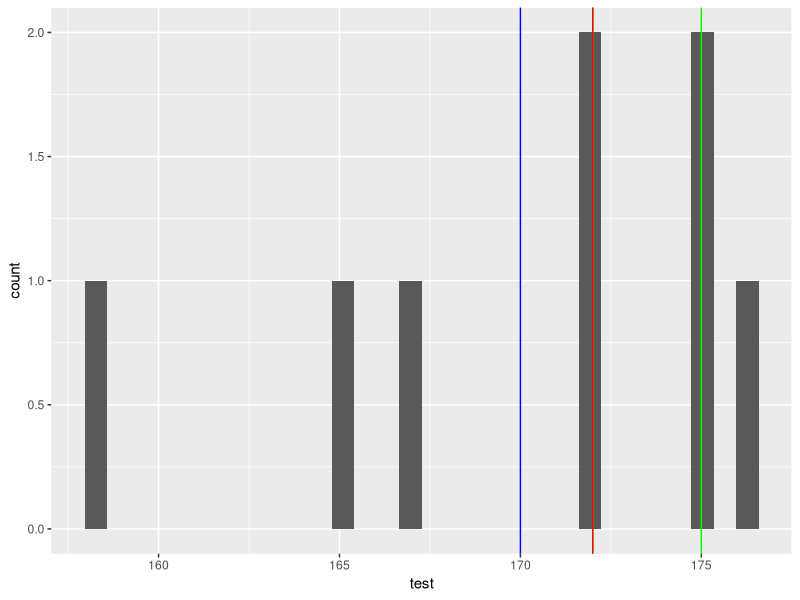
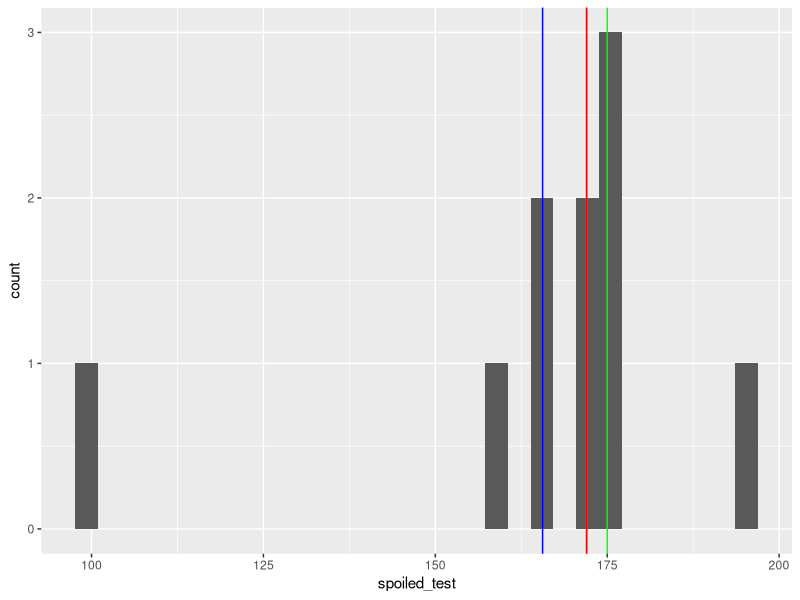
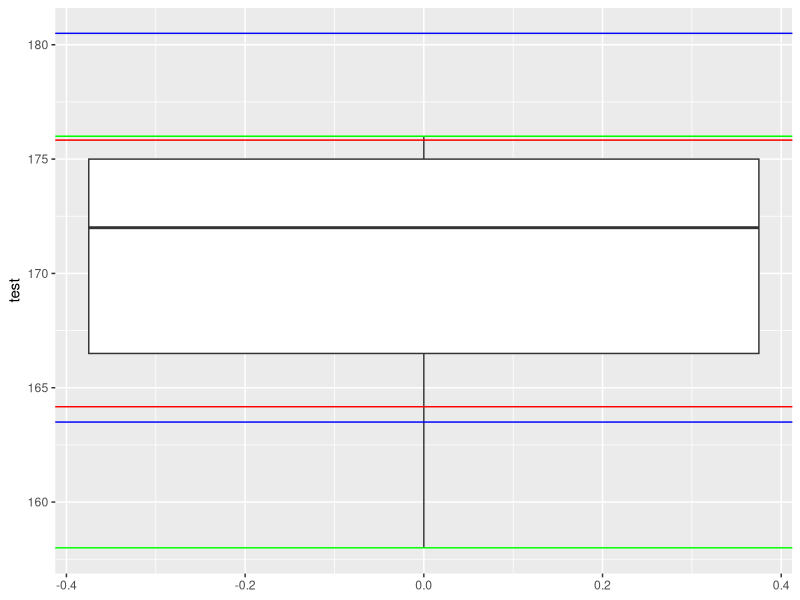
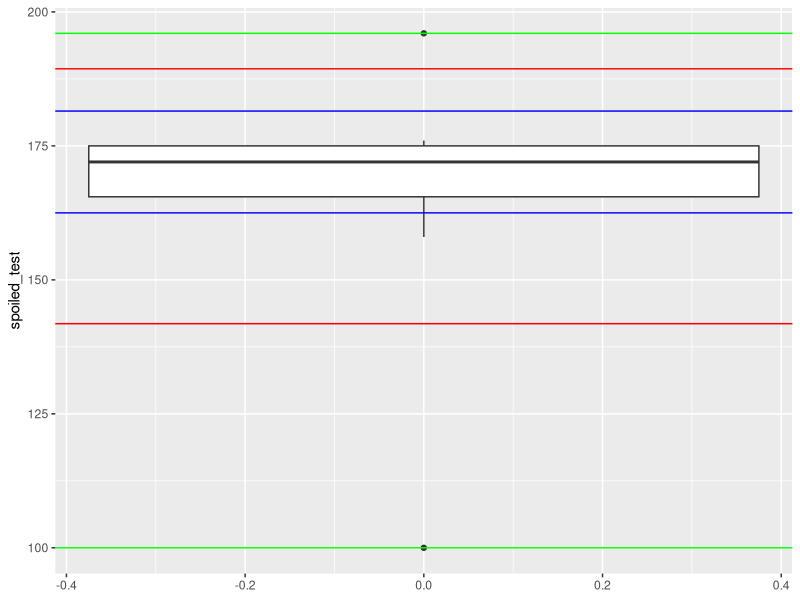
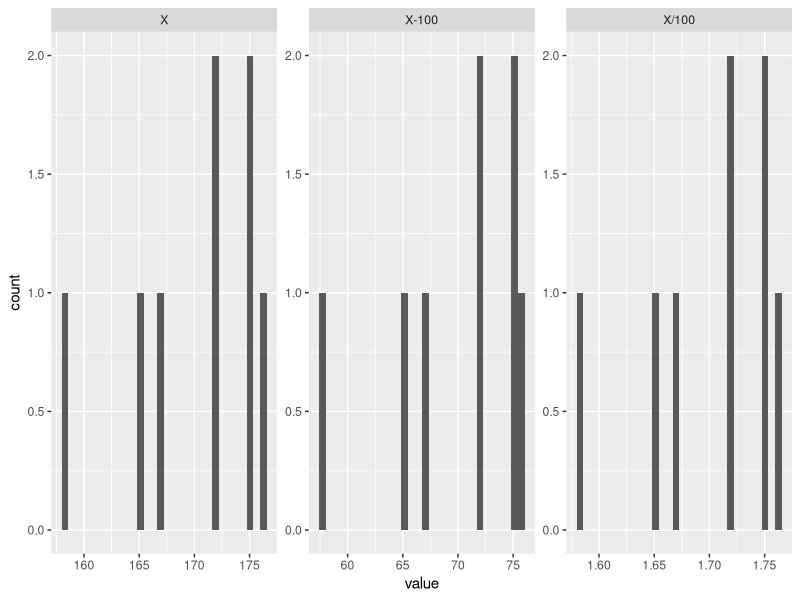
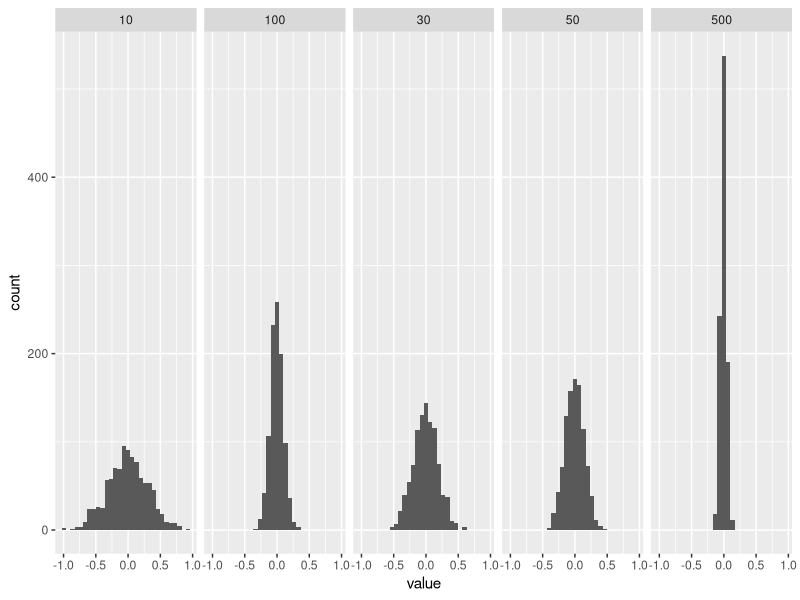

The R script that drew these images, in order:
## ---- chunk 1
knitr::opts_chunk$set(echo = TRUE)
## ---- chunk 2
library(ggplot2)
library(tidyr)
set.seed(42)
test <- c(175, 176, 165, 167, 172, 175, 158, 172)

# Mode
my_mode <- function(x) as.numeric(names(which(table(x) == max(table(x)))))
my_mode(test)

my_mean <- function(x) sum(x) / length(x)
mean(test)
my_mean(test)
mean(test, trim = 0.1)

my_median <- function(x) quantile(x, 1/2)
my_median(test)

# Add three lines for mean, median and mode at histogram
ggplot(as.data.frame(test), aes(x = test)) + 
  geom_histogram() +
  geom_vline(xintercept = my_mode(test), color = "green") + 
  geom_vline(xintercept = my_mean(test), color = "blue") + 
  geom_vline(xintercept = my_median(test), color = "red") 
  

# Spoil the sample
spoiled_test <- c(test, 196,100)

my_mode(spoiled_test)

my_mean(spoiled_test)

my_median(spoiled_test)

ggplot(as.data.frame(spoiled_test), aes(x = spoiled_test)) + 
  geom_histogram() +
  geom_vline(xintercept = my_mode(spoiled_test), color = "green") + 
  geom_vline(xintercept = my_mean(spoiled_test), color = "blue") + 
  geom_vline(xintercept = my_median(spoiled_test), color = "red") 
  
## ---- chunk 3
# write own implementation and check original test
my_range <- function(x) c(min(x),max(x))

my_range(test)

My_Var <- function(x) my_mean(x^2) - my_mean(x)^2

My_Var(test)

My_Sd <- function(x) sqrt(My_Var(x))

My_Sd(test)

My_IQR <- function(x) quantile(x, 3/4) - quantile(x, 1/4)

My_IQR(test)

ggplot(as.data.frame(test), aes(y = test)) +
  geom_boxplot() +
  geom_hline(yintercept = my_range(test), color = "green") +
  geom_hline(yintercept = c(my_mean(test) - My_Sd(test),
                            my_mean(test) +My_Sd(test)), 
             color = "red") +
  geom_hline(yintercept = c(my_median(test) + My_IQR(test),
                            my_median(test) - My_IQR(test)),
             color = "blue")
# And check on spoil_test
my_range(spoiled_test)

My_Var(spoiled_test)

My_Sd(spoiled_test)

My_IQR(spoiled_test)


ggplot(as.data.frame(spoiled_test), aes(y = spoiled_test)) +
  geom_boxplot() +
  geom_hline(yintercept = my_range(spoiled_test), color = "green") +
  geom_hline(yintercept = c(my_mean(spoiled_test) - My_Sd(spoiled_test),
                            my_mean(spoiled_test) +My_Sd(spoiled_test)), 
             color = "red") +
  geom_hline(yintercept = c(my_median(spoiled_test) + My_IQR(spoiled_test),
                            my_median(spoiled_test) - My_IQR(spoiled_test)),
             color = "blue")
## ---- chunk 4
stat <- function(x) sapply(c(my_mean, My_Var, My_Sd), function(func) func(x))

stat_property <- cbind(test, 
                       test - 100, test / 100)

stat_property <- data.frame(stat_property)
colnames(stat_property) <- c("X", "X-100", "X/100") 

mean_table <- cbind(stat(test),
                    stat(test-100),
                    stat(test/100))

colnames(mean_table) <- c("X", "X-100", "X/100")
# Tabular  
mean_table

# graphics
gather(stat_property) %>% ggplot(aes(x = value)) +
  geom_histogram() + facet_wrap(~key, scales = "free")
# Shape of distribution will be the same.
## ---- chunk 5
# 4.0 for the population N(175, 10) find the probability to be:
# less than 156cm,
pnorm(156, mean = 175, sd = 10)
# more than 198,
1 - pnorm(198, mean = 175, sd = 10)
# between 168 and 172 cm
pnorm(172, mean = 175, sd = 10) - pnorm(168, mean = 175, sd = 10)
# 1-2-3 sd rule
pnorm(1) - pnorm(-1)
pnorm(2) - pnorm(-2)
pnorm(3) - pnorm(-3)

my_sample <- rnorm(100, mean = 175, sd = 10)

mean(my_sample) # ~175 if we increase the size sample
sd(my_sample)

standardize <- (my_sample - mean(my_sample)) / sd(my_sample)
mean(standardize) # near to 0
sd(standardize) # 1

# We can create same distribution N(0, 1)
already_standart <- rnorm(100, mean = 0, sd = 1)
mean(already_standart)
sd(already_standart)

## ---- chunk 6

# Central limit theorem

population <- rnorm(1e5, mean = 0, sd = 1)

sample_mean <- function(x=population,k=30) mean(sample(x, size = k, replace = T))


means_stat <- function(s) {
emp <- replicate(1000, sample_mean(k=s))

res <- c(mean(emp), sd(emp), sd(emp) / sqrt(length(emp)))
names(res) <- c("Mean", "Sd", "SE")
return(res)
}

central_theorem <- sapply(c(10, 30, 50, 100, 500), means_stat)
# I used rule of type's converse or something like that
colnames(central_theorem) <- c(10, 30, 50, 100, "500")
central_theorem
# Sd and SE became smaller andsample mean approaches to population mean

# Build the histograms

remp <- function(i) sample_mean(k=i)
rand_matrx <- replicate(1e3, sapply(c(10, 30, 50, 100, 500), remp))
# transpose
rand_matrx <- t(rand_matrx)
colnames(rand_matrx) <- c(10, 30, 50, 100, 500)
rand_data <- as.data.frame(rand_matrx)

# Visualize distribution of means
# graph are sorted in lexicographical order. How I can assign my order?
gather(rand_data) %>% ggplot(aes(x = value)) + geom_histogram() +
  facet_grid(. ~key)



